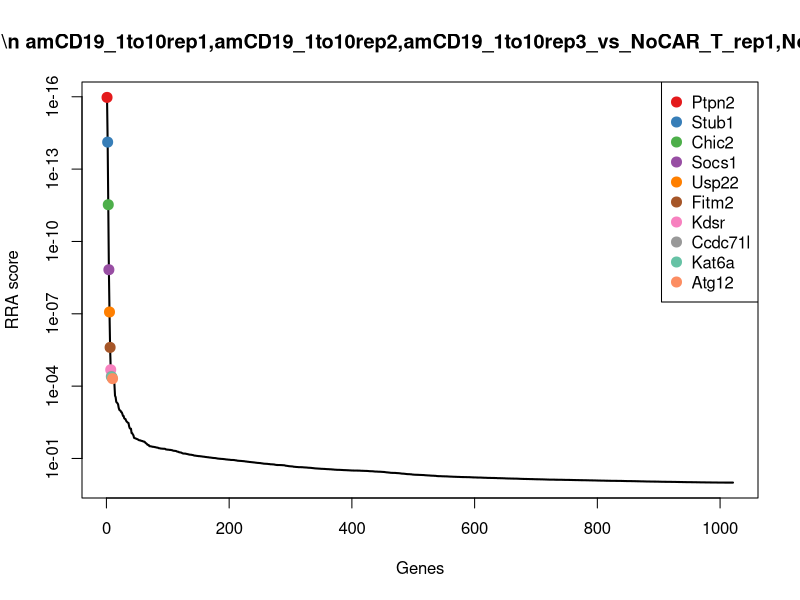
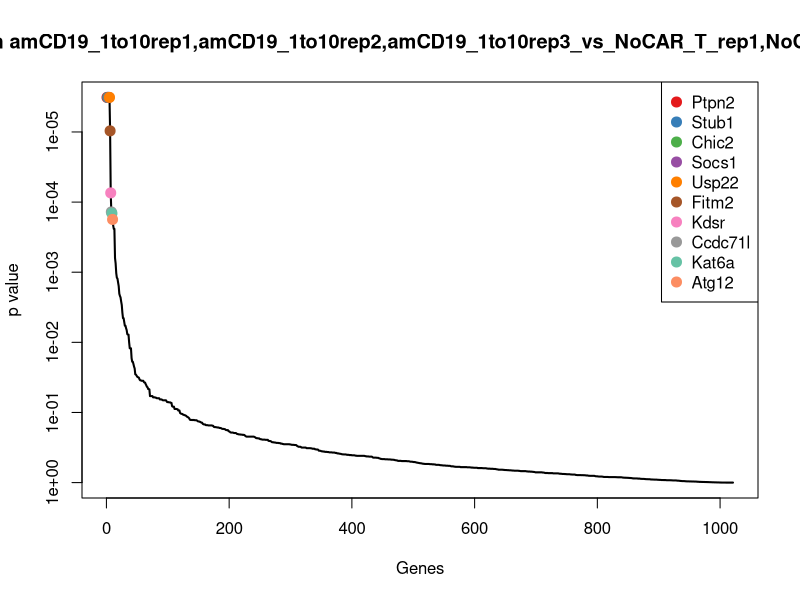
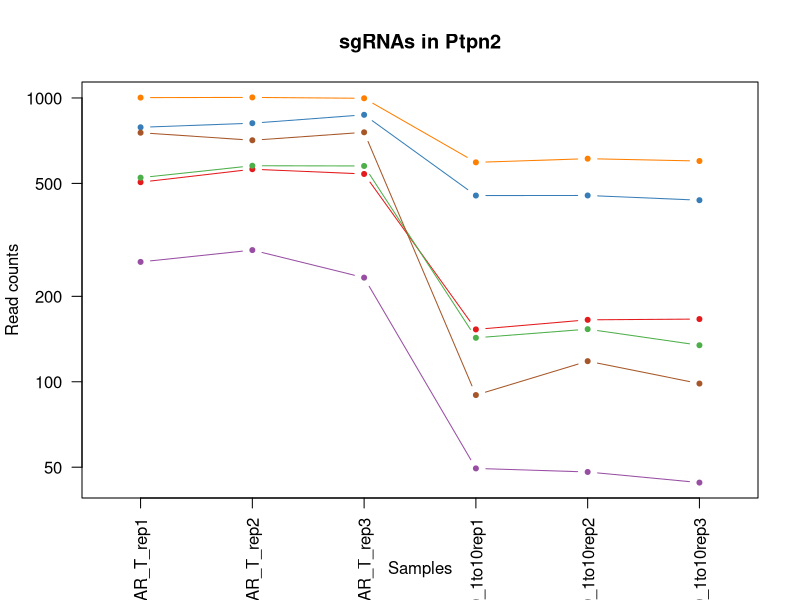
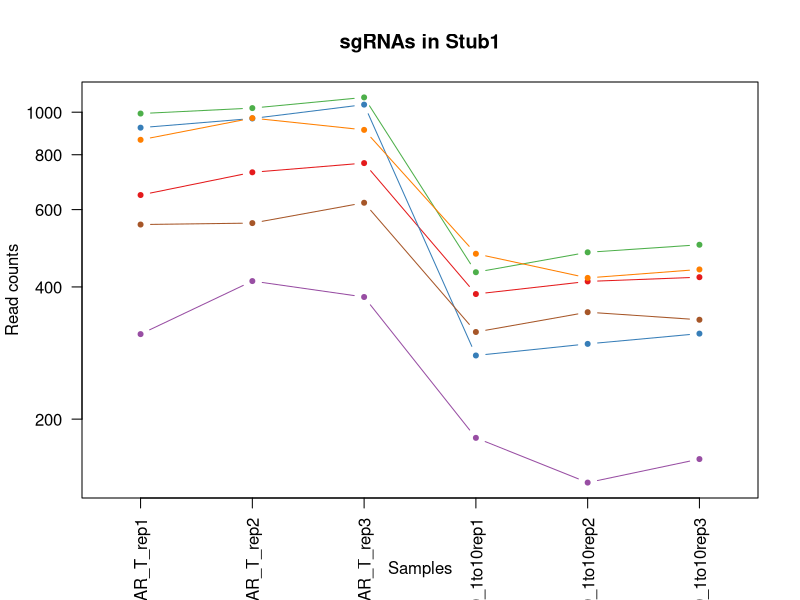
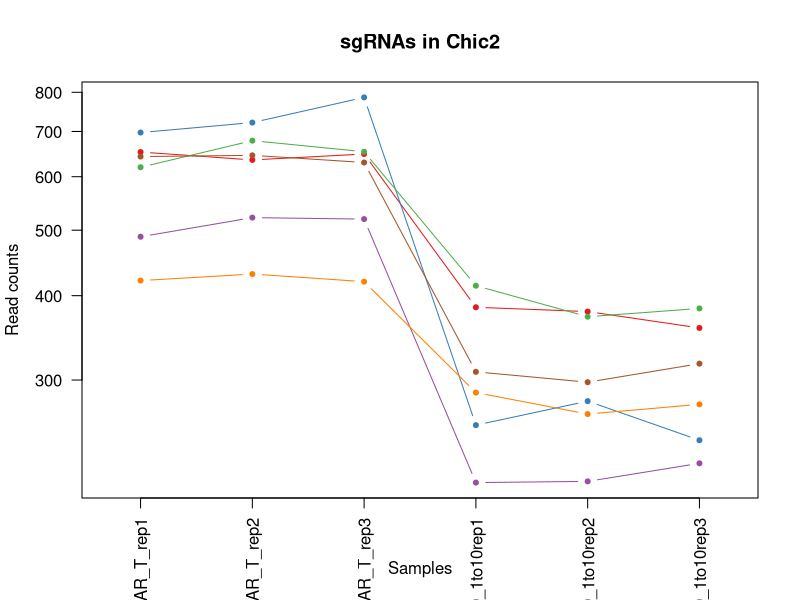
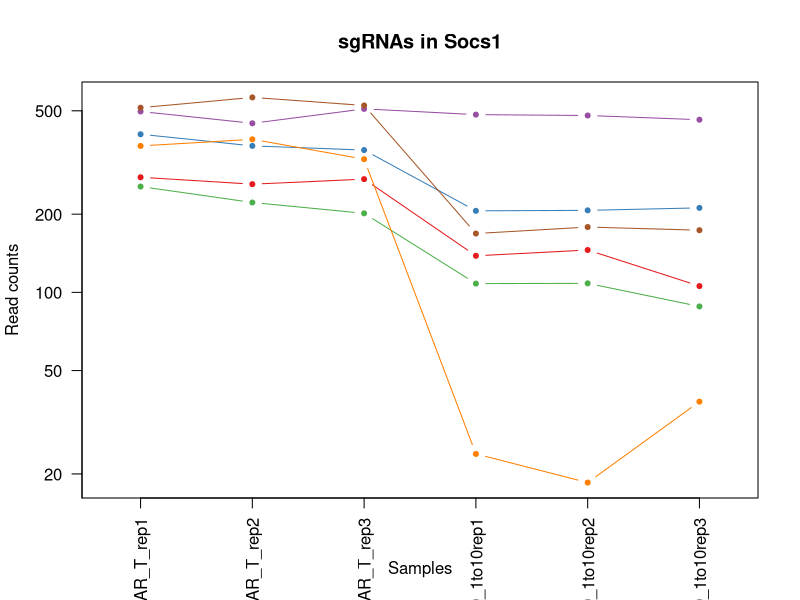
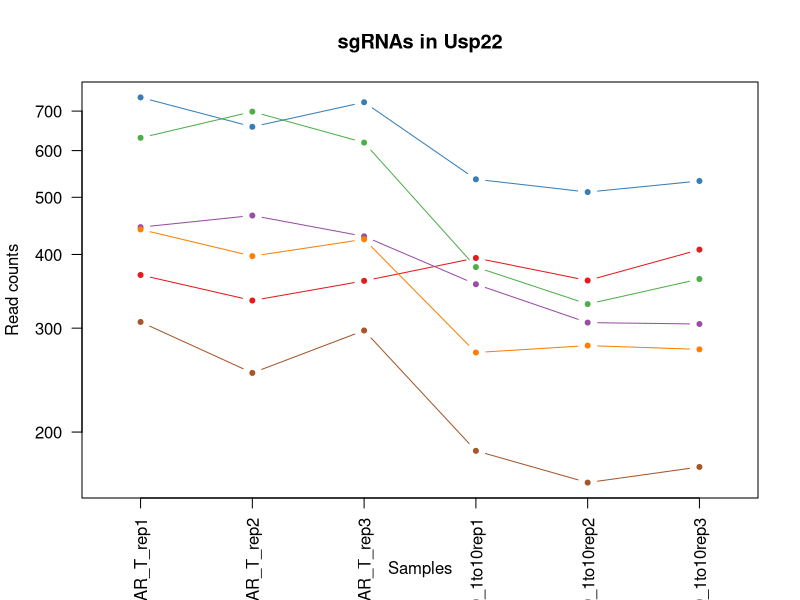
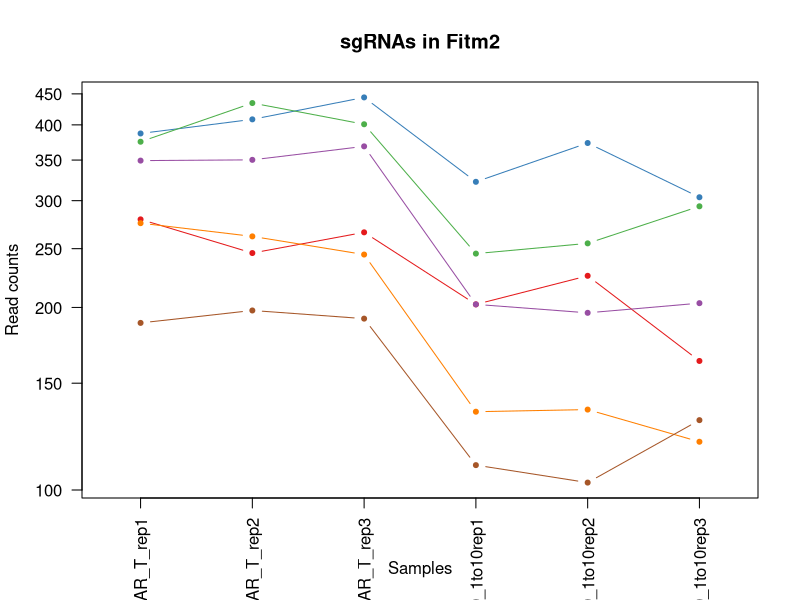

Write R code to recreate these figures, in order. (Note: this script raises an error after producing the figures.)
pdf(file='cd19_1to10_v_NOCAR_T.pdf',width=4.5,height=4.5);
gstable=read.table('cd19_1to10_v_NOCAR_T.gene_summary.txt',header=T)
# 
#
# parameters
# Do not modify the variables beginning with "__"

# gstablename='__GENE_SUMMARY_FILE__'
startindex=3
# outputfile='__OUTPUT_FILE__'
targetgenelist=c("Ptpn2","Stub1","Chic2","Socs1","Usp22","Fitm2","Kdsr","Ccdc71l","Kat6a","Atg12")
# samplelabel=sub('.\\w+.\\w+$','',colnames(gstable)[startindex]);
samplelabel='amCD19_1to10rep1,amCD19_1to10rep2,amCD19_1to10rep3_vs_NoCAR_T_rep1,NoCAR_T_rep2,NoCAR_T_rep3 neg.'


# You need to write some codes in front of this code:
# gstable=read.table(gstablename,header=T)
# pdf(file=outputfile,width=6,height=6)


# set up color using RColorBrewer
#library(RColorBrewer)
#colors <- brewer.pal(length(targetgenelist), "Set1")

colors=c( "#E41A1C", "#377EB8", "#4DAF4A", "#984EA3", "#FF7F00",  "#A65628", "#F781BF",
          "#999999", "#66C2A5", "#FC8D62", "#8DA0CB", "#E78AC3", "#A6D854", "#FFD92F", "#E5C494", "#B3B3B3", 
          "#8DD3C7", "#FFFFB3", "#BEBADA", "#FB8072", "#80B1D3", "#FDB462", "#B3DE69", "#FCCDE5",
          "#D9D9D9", "#BC80BD", "#CCEBC5", "#FFED6F")

######
# function definition

plotrankedvalues<-function(val, tglist, ...){
  
  plot(val,log='y',ylim=c(max(val),min(val)),type='l',lwd=2, ...)
  if(length(tglist)>0){
    for(i in 1:length(tglist)){
      targetgene=tglist[i];
      tx=which(names(val)==targetgene);ty=val[targetgene];
      points(tx,ty,col=colors[(i %% length(colors)) ],cex=2,pch=20)
      # text(tx+50,ty,targetgene,col=colors[i])
    }
    legend('topright',tglist,pch=20,pt.cex = 2,cex=1,col=colors)
  }
}



plotrandvalues<-function(val,targetgenelist, ...){
  # choose the one with the best distance distribution
  
  mindiffvalue=0;
  randval=val;
  for(i in 1:20){
    randval0=sample(val)
    vindex=sort(which(names(randval0) %in% targetgenelist))
    if(max(vindex)>0.9*length(val)){
      # print('pass...')
      next;
    }
    mindiffind=min(diff(vindex));
    if (mindiffind > mindiffvalue){
      mindiffvalue=mindiffind;
      randval=randval0;
      # print(paste('Diff: ',mindiffvalue))
    }
  }
  plot(randval,log='y',ylim=c(max(randval),min(randval)),pch=20,col='grey', ...)
  
  if(length(targetgenelist)>0){
    for(i in 1:length(targetgenelist)){
      targetgene=targetgenelist[i];
      tx=which(names(randval)==targetgene);ty=randval[targetgene];
      points(tx,ty,col=colors[(i %% length(colors)) ],cex=2,pch=20)
      text(tx+50,ty,targetgene,col=colors[i])
    }
  }
  
}




# set.seed(1235)



pvec=gstable[,startindex]
names(pvec)=gstable[,'id']
pvec=sort(pvec);

plotrankedvalues(pvec,targetgenelist,xlab='Genes',ylab='RRA score',main=paste('Distribution of RRA scores in \\n',samplelabel))

# plotrandvalues(pvec,targetgenelist,xlab='Genes',ylab='RRA score',main=paste('Distribution of RRA scores in \\n',samplelabel))


pvec=gstable[,startindex+1]
names(pvec)=gstable[,'id']
pvec=sort(pvec);

plotrankedvalues(pvec,targetgenelist,xlab='Genes',ylab='p value',main=paste('Distribution of p values in \\n',samplelabel))

# plotrandvalues(pvec,targetgenelist,xlab='Genes',ylab='p value',main=paste('Distribution of p values in \\n',samplelabel))



# you need to write after this code:
# dev.off()






# parameters
# Do not modify the variables beginning with "__"
targetmat=list(c(503.92274697945,560.0262738875184,538.8022285242245,151.9240345966206,164.2878853338961,165.31164347678344),c(787.3169254787842,813.9449966358018,871.2754729856334,452.11128367909987,452.3393109526606,435.3548871686719),c(522.8822166677857,576.0843749308881,574.9831404214955,141.85677929202527,152.24010707607707,133.48145125454565),c(263.4368419852966,290.04945009586527,231.75340863927622,48.50586646759574,47.09586046238355,43.1247765591609),c(1001.8582930046887,1003.6313152106064,996.4418709005167,592.1376529157442,610.0556808732008,598.6129698569239),c(753.3894534049202,708.5637085386882,755.8876999078503,88.7748876859771,117.19202487151256,97.54413745524488))
targetgene="Ptpn2"
collabel=c("NoCAR_T_rep1","NoCAR_T_rep2","NoCAR_T_rep3","amCD19_1to10rep1","amCD19_1to10rep2","amCD19_1to10rep3")

# set up color using RColorBrewer
#library(RColorBrewer)
#colors <- brewer.pal(length(targetgenelist), "Set1")

colors=c( "#E41A1C", "#377EB8", "#4DAF4A", "#984EA3", "#FF7F00",  "#A65628", "#F781BF",
          "#999999", "#66C2A5", "#FC8D62", "#8DA0CB", "#E78AC3", "#A6D854", "#FFD92F", "#E5C494", "#B3B3B3", 
          "#8DD3C7", "#FFFFB3", "#BEBADA", "#FB8072", "#80B1D3", "#FDB462", "#B3DE69", "#FCCDE5",
          "#D9D9D9", "#BC80BD", "#CCEBC5", "#FFED6F")


## code

targetmatvec=unlist(targetmat)+1
yrange=range(targetmatvec[targetmatvec>0]);
# yrange[1]=1; # set the minimum value to 1
for(i in 1:length(targetmat)){
  vali=targetmat[[i]]+1;
  if(i==1){
    plot(1:length(vali),vali,type='b',las=1,pch=20,main=paste('sgRNAs in',targetgene),ylab='Read counts',xlab='Samples',xlim=c(0.7,length(vali)+0.3),ylim = yrange,col=colors[(i %% length(colors))],xaxt='n',log='y')
    axis(1,at=1:length(vali),labels=(collabel),las=2)
    # lines(0:100,rep(1,101),col='black');
  }else{
    lines(1:length(vali),vali,type='b',pch=20,col=colors[(i %% length(colors))])
  }
}




# parameters
# Do not modify the variables beginning with "__"
targetmat=list(c(646.617703054819,728.6363348429003,764.6884622612405,384.38611163000394,410.7197133347403,419.9531812546859),c(921.0310801228363,966.496956547814,1039.467820183758,278.22232841790765,295.71819360101296,312.1412398567836),c(991.8796247476698,1020.6930475691868,1079.560182015869,431.0615680422187,478.62537260608394,497.9884912188818),c(311.3344496189869,411.48883923634867,378.43278119578014,180.29539045502565,142.3828339560433,161.2045218997205),c(864.152671057829,968.5042191782352,910.3899723340345,474.991409371362,418.38648131698875,437.4084479572034),c(553.8160882645441,558.0190112570972,620.9426771558667,314.830529525527,349.3855694767524,335.75718892489556))
targetgene="Stub1"
collabel=c("NoCAR_T_rep1","NoCAR_T_rep2","NoCAR_T_rep3","amCD19_1to10rep1","amCD19_1to10rep2","amCD19_1to10rep3")

# set up color using RColorBrewer
#library(RColorBrewer)
#colors <- brewer.pal(length(targetgenelist), "Set1")

colors=c( "#E41A1C", "#377EB8", "#4DAF4A", "#984EA3", "#FF7F00",  "#A65628", "#F781BF",
          "#999999", "#66C2A5", "#FC8D62", "#8DA0CB", "#E78AC3", "#A6D854", "#FFD92F", "#E5C494", "#B3B3B3", 
          "#8DD3C7", "#FFFFB3", "#BEBADA", "#FB8072", "#80B1D3", "#FDB462", "#B3DE69", "#FCCDE5",
          "#D9D9D9", "#BC80BD", "#CCEBC5", "#FFED6F")


## code

targetmatvec=unlist(targetmat)+1
yrange=range(targetmatvec[targetmatvec>0]);
# yrange[1]=1; # set the minimum value to 1
for(i in 1:length(targetmat)){
  vali=targetmat[[i]]+1;
  if(i==1){
    plot(1:length(vali),vali,type='b',las=1,pch=20,main=paste('sgRNAs in',targetgene),ylab='Read counts',xlab='Samples',xlim=c(0.7,length(vali)+0.3),ylim = yrange,col=colors[(i %% length(colors))],xaxt='n',log='y')
    axis(1,at=1:length(vali),labels=(collabel),las=2)
    # lines(0:100,rep(1,101),col='black');
  }else{
    lines(1:length(vali),vali,type='b',pch=20,col=colors[(i %% length(colors))])
  }
}




# parameters
# Do not modify the variables beginning with "__"
targetmat=list(c(651.6070371833283,634.2949912131032,647.3449642160374,383.47090660231345,377.86213626796103,357.319577204476),c(696.511044339913,720.6072843212154,785.2235744191511,256.257407753336,278.1941524987307,243.34695344097935),c(618.6774319351663,677.4511377671594,652.2342766345876,412.757467488409,371.2906208546052,381.96230666685364),c(487.95687776821984,520.8846525943047,518.2671163663139,210.4971563688117,211.38374579627964,224.8649063441961),c(420.10193362049193,429.55420291013957,418.52514302789126,286.459173667122,266.14637424091165,275.1771456632172),c(641.6283689263096,644.3313043652093,628.7655770255469,307.50888930400316,296.8134461699056,316.2483614338466))
targetgene="Chic2"
collabel=c("NoCAR_T_rep1","NoCAR_T_rep2","NoCAR_T_rep3","amCD19_1to10rep1","amCD19_1to10rep2","amCD19_1to10rep3")

# set up color using RColorBrewer
#library(RColorBrewer)
#colors <- brewer.pal(length(targetgenelist), "Set1")

colors=c( "#E41A1C", "#377EB8", "#4DAF4A", "#984EA3", "#FF7F00",  "#A65628", "#F781BF",
          "#999999", "#66C2A5", "#FC8D62", "#8DA0CB", "#E78AC3", "#A6D854", "#FFD92F", "#E5C494", "#B3B3B3", 
          "#8DD3C7", "#FFFFB3", "#BEBADA", "#FB8072", "#80B1D3", "#FDB462", "#B3DE69", "#FCCDE5",
          "#D9D9D9", "#BC80BD", "#CCEBC5", "#FFED6F")


## code

targetmatvec=unlist(targetmat)+1
yrange=range(targetmatvec[targetmatvec>0]);
# yrange[1]=1; # set the minimum value to 1
for(i in 1:length(targetmat)){
  vali=targetmat[[i]]+1;
  if(i==1){
    plot(1:length(vali),vali,type='b',las=1,pch=20,main=paste('sgRNAs in',targetgene),ylab='Read counts',xlab='Samples',xlim=c(0.7,length(vali)+0.3),ylim = yrange,col=colors[(i %% length(colors))],xaxt='n',log='y')
    axis(1,at=1:length(vali),labels=(collabel),las=2)
    # lines(0:100,rep(1,101),col='black');
  }else{
    lines(1:length(vali),vali,type='b',pch=20,col=colors[(i %% length(colors))])
  }
}




# parameters
# Do not modify the variables beginning with "__"
targetmat=list(c(276.40911071942105,259.9405106395471,271.8457704713873,137.28075415357284,144.57333909382857,104.73160021510503),c(405.1339312349637,365.32179873666075,352.03049413560944,205.00592620266877,205.90748295181643,210.4899808244758),c(254.45604055397968,220.79888934633343,200.4618091605554,107.07898823978682,107.33475175147879,87.27633351258753),c(495.9398123738349,446.61593526871985,507.5106290455036,482.31304959288593,478.62537260608394,461.0243970253153),c(365.21925820688847,387.4016876712941,324.6503445917287,22.88012569226214,17.52404110228225,36.96409419356648),c(512.9035484107669,562.0335365179396,523.156428784864,167.48252006735888,177.43091616060778,172.4991062366436))
targetgene="Socs1"
collabel=c("NoCAR_T_rep1","NoCAR_T_rep2","NoCAR_T_rep3","amCD19_1to10rep1","amCD19_1to10rep2","amCD19_1to10rep3")

# set up color using RColorBrewer
#library(RColorBrewer)
#colors <- brewer.pal(length(targetgenelist), "Set1")

colors=c( "#E41A1C", "#377EB8", "#4DAF4A", "#984EA3", "#FF7F00",  "#A65628", "#F781BF",
          "#999999", "#66C2A5", "#FC8D62", "#8DA0CB", "#E78AC3", "#A6D854", "#FFD92F", "#E5C494", "#B3B3B3", 
          "#8DD3C7", "#FFFFB3", "#BEBADA", "#FB8072", "#80B1D3", "#FDB462", "#B3DE69", "#FCCDE5",
          "#D9D9D9", "#BC80BD", "#CCEBC5", "#FFED6F")


## code

targetmatvec=unlist(targetmat)+1
yrange=range(targetmatvec[targetmatvec>0]);
# yrange[1]=1; # set the minimum value to 1
for(i in 1:length(targetmat)){
  vali=targetmat[[i]]+1;
  if(i==1){
    plot(1:length(vali),vali,type='b',las=1,pch=20,main=paste('sgRNAs in',targetgene),ylab='Read counts',xlab='Samples',xlim=c(0.7,length(vali)+0.3),ylim = yrange,col=colors[(i %% length(colors))],xaxt='n',log='y')
    axis(1,at=1:length(vali),labels=(collabel),las=2)
    # lines(0:100,rep(1,101),col='black');
  }else{
    lines(1:length(vali),vali,type='b',pch=20,col=colors[(i %% length(colors))])
  }
}




# parameters
# Do not modify the variables beginning with "__"
targetmat=list(c(368.2128586839941,333.20559664992135,359.85339400528966,393.53816190690884,360.3380951656788,406.60503612923134),c(737.4235841936902,657.3785114629472,723.6182379454194,535.3949411989341,509.2924445350779,531.8722442296511),c(629.653967017887,697.5237640713715,618.0090897047367,379.81008649155154,328.5757706677922,362.45347917580466),c(444.0507374373371,464.6812989425108,428.3037678649915,355.0995507439084,305.5754667210467,303.92699670265773),c(440.0592701345296,396.43436950818955,423.41445544644137,271.8158932240742,279.28940506762336,275.1771456632172),c(306.3451154904775,250.9078288026516,296.29233256413795,184.8714155934781,163.19263276500345,173.52588663090933))
targetgene="Usp22"
collabel=c("NoCAR_T_rep1","NoCAR_T_rep2","NoCAR_T_rep3","amCD19_1to10rep1","amCD19_1to10rep2","amCD19_1to10rep3")

# set up color using RColorBrewer
#library(RColorBrewer)
#colors <- brewer.pal(length(targetgenelist), "Set1")

colors=c( "#E41A1C", "#377EB8", "#4DAF4A", "#984EA3", "#FF7F00",  "#A65628", "#F781BF",
          "#999999", "#66C2A5", "#FC8D62", "#8DA0CB", "#E78AC3", "#A6D854", "#FFD92F", "#E5C494", "#B3B3B3", 
          "#8DD3C7", "#FFFFB3", "#BEBADA", "#FB8072", "#80B1D3", "#FDB462", "#B3DE69", "#FCCDE5",
          "#D9D9D9", "#BC80BD", "#CCEBC5", "#FFED6F")


## code

targetmatvec=unlist(targetmat)+1
yrange=range(targetmatvec[targetmatvec>0]);
# yrange[1]=1; # set the minimum value to 1
for(i in 1:length(targetmat)){
  vali=targetmat[[i]]+1;
  if(i==1){
    plot(1:length(vali),vali,type='b',las=1,pch=20,main=paste('sgRNAs in',targetgene),ylab='Read counts',xlab='Samples',xlim=c(0.7,length(vali)+0.3),ylim = yrange,col=colors[(i %% length(colors))],xaxt='n',log='y')
    axis(1,at=1:length(vali),labels=(collabel),las=2)
    # lines(0:100,rep(1,101),col='black');
  }else{
    lines(1:length(vali),vali,type='b',pch=20,col=colors[(i %% length(colors))])
  }
}




# parameters
# Do not modify the variables beginning with "__"
targetmat=list(c(278.40484437082483,244.88604091138797,265.0007330854171,201.34510609190684,224.52677662299135,162.23130229398623),c(386.174461546628,407.4743139755062,442.9717051206419,321.23696471936046,372.3858734234978,302.90021630839203),c(374.2000596382054,433.568728170982,399.9457558374007,244.35974239335965,254.09859598309262,292.63241236573464),c(348.2555221699565,349.263697693291,367.6762938749699,201.34510609190684,194.95495726289005,202.2757376703499),c(274.4133770680173,260.9441419547577,243.48775844379654,133.6199340428109,134.7160659737948,119.10652573482534),c(187.59896323195366,196.71173778127886,190.68318432345512,108.90939829516779,101.85848890701558,129.37432967748268))
targetgene="Fitm2"
collabel=c("NoCAR_T_rep1","NoCAR_T_rep2","NoCAR_T_rep3","amCD19_1to10rep1","amCD19_1to10rep2","amCD19_1to10rep3")

# set up color using RColorBrewer
#library(RColorBrewer)
#colors <- brewer.pal(length(targetgenelist), "Set1")

colors=c( "#E41A1C", "#377EB8", "#4DAF4A", "#984EA3", "#FF7F00",  "#A65628", "#F781BF",
          "#999999", "#66C2A5", "#FC8D62", "#8DA0CB", "#E78AC3", "#A6D854", "#FFD92F", "#E5C494", "#B3B3B3", 
          "#8DD3C7", "#FFFFB3", "#BEBADA", "#FB8072", "#80B1D3", "#FDB462", "#B3DE69", "#FCCDE5",
          "#D9D9D9", "#BC80BD", "#CCEBC5", "#FFED6F")


## code

targetmatvec=unlist(targetmat)+1
yrange=range(targetmatvec[targetmatvec>0]);
# yrange[1]=1; # set the minimum value to 1
for(i in 1:length(targetmat)){
  vali=targetmat[[i]]+1;
  if(i==1){
    plot(1:length(vali),vali,type='b',las=1,pch=20,main=paste('sgRNAs in',targetgene),ylab='Read counts',xlab='Samples',xlim=c(0.7,length(vali)+0.3),ylim = yrange,col=colors[(i %% length(colors))],xaxt='n',log='y')
    axis(1,at=1:length(vali),labels=(collabel),las=2)
    # lines(0:100,rep(1,101),col='black');
  }else{
    lines(1:length(vali),vali,type='b',pch=20,col=colors[(i %% length(colors))])
  }
}




# parameters
# Do not modify the variables beginning with "__"
targetmat=list(c(288.38351262784363,219.7952580311228,272.8236329550973,169.31293012273983,150.04960193829177,152.99027874559462),c(489.9526114196236,504.82655155093505,517.2892538826039,323.9825798024319,328.5757706677922,315.2215810395808),c(256.45177420538346,271.98408642207437,290.4251576618778,195.85387592576393,235.47930231191773,195.08827491048976),c(513.9014152364688,531.9245970616214,511.4220789803437,442.04402837450453,467.6728469171576,503.12239319021046),c(312.3323164446888,318.1511269217622,307.0488198849483,213.24277145188316,217.9552612096355,224.8649063441961),c(504.92061380515185,491.77934445319715,508.48849152921366,396.28377698998025,441.38678526373417,372.72128311846205))
targetgene="Kdsr"
collabel=c("NoCAR_T_rep1","NoCAR_T_rep2","NoCAR_T_rep3","amCD19_1to10rep1","amCD19_1to10rep2","amCD19_1to10rep3")

# set up color using RColorBrewer
#library(RColorBrewer)
#colors <- brewer.pal(length(targetgenelist), "Set1")

colors=c( "#E41A1C", "#377EB8", "#4DAF4A", "#984EA3", "#FF7F00",  "#A65628", "#F781BF",
          "#999999", "#66C2A5", "#FC8D62", "#8DA0CB", "#E78AC3", "#A6D854", "#FFD92F", "#E5C494", "#B3B3B3", 
          "#8DD3C7", "#FFFFB3", "#BEBADA", "#FB8072", "#80B1D3", "#FDB462", "#B3DE69", "#FCCDE5",
          "#D9D9D9", "#BC80BD", "#CCEBC5", "#FFED6F")


## code

targetmatvec=unlist(targetmat)+1
yrange=range(targetmatvec[targetmatvec>0]);
# yrange[1]=1; # set the minimum value to 1
for(i in 1:length(targetmat)){
  vali=targetmat[[i]]+1;
  if(i==1){
    plot(1:length(vali),vali,type='b',las=1,pch=20,main=paste('sgRNAs in',targetgene),ylab='Read counts',xlab='Samples',xlim=c(0.7,length(vali)+0.3),ylim = yrange,col=colors[(i %% length(colors))],xaxt='n',log='y')
    axis(1,at=1:length(vali),labels=(collabel),las=2)
    # lines(0:100,rep(1,101),col='black');
  }else{
    lines(1:length(vali),vali,type='b',pch=20,col=colors[(i %% length(colors))])
  }
}




# parameters
# Do not modify the variables beginning with "__"
targetmat=list(c(437.06566965742394,482.7466626163017,428.3037678649915,333.1346300793368,337.3377912189333,360.3999183872732),c(609.6966305038494,584.113425452573,614.0976397698965,480.48263953750495,536.6737587573939,548.3007305379028),c(796.2977269101011,806.9195774293275,729.4854128476796,587.5616277772917,658.246793904477,622.2289189250358),c(329.2960524816208,394.4271068777683,385.27781858175035,304.7632742209317,296.8134461699056,330.6232869535669),c(318.3195173989001,300.08576324797133,311.9381323034984,266.32466305793133,199.3359675384606,176.60622781370654),c(436.0678028317221,447.61956658393046,487.95337937130313,351.43873063314646,453.43456352155323,364.5070399643362))
targetgene="Ccdc71l"
collabel=c("NoCAR_T_rep1","NoCAR_T_rep2","NoCAR_T_rep3","amCD19_1to10rep1","amCD19_1to10rep2","amCD19_1to10rep3")

# set up color using RColorBrewer
#library(RColorBrewer)
#colors <- brewer.pal(length(targetgenelist), "Set1")

colors=c( "#E41A1C", "#377EB8", "#4DAF4A", "#984EA3", "#FF7F00",  "#A65628", "#F781BF",
          "#999999", "#66C2A5", "#FC8D62", "#8DA0CB", "#E78AC3", "#A6D854", "#FFD92F", "#E5C494", "#B3B3B3", 
          "#8DD3C7", "#FFFFB3", "#BEBADA", "#FB8072", "#80B1D3", "#FDB462", "#B3DE69", "#FCCDE5",
          "#D9D9D9", "#BC80BD", "#CCEBC5", "#FFED6F")


## code

targetmatvec=unlist(targetmat)+1
yrange=range(targetmatvec[targetmatvec>0]);
# yrange[1]=1; # set the minimum value to 1
for(i in 1:length(targetmat)){
  vali=targetmat[[i]]+1;
  if(i==1){
    plot(1:length(vali),vali,type='b',las=1,pch=20,main=paste('sgRNAs in',targetgene),ylab='Read counts',xlab='Samples',xlim=c(0.7,length(vali)+0.3),ylim = yrange,col=colors[(i %% length(colors))],xaxt='n',log='y')
    axis(1,at=1:length(vali),labels=(collabel),las=2)
    # lines(0:100,rep(1,101),col='black');
  }else{
    lines(1:length(vali),vali,type='b',pch=20,col=colors[(i %% length(colors))])
  }
}




# parameters
# Do not modify the variables beginning with "__"
targetmat=list(c(293.37284675635306,312.1293390304986,336.384694396249,125.38308879359653,101.85848890701558,139.64213362014004),c(355.2405899498697,384.39079372566226,369.6320188423899,344.1170904116226,357.05233745900085,307.00733788545494),c(662.583572266049,689.4947135496866,705.038850754929,448.45046356833797,419.4817338858814,461.0243970253153),c(241.48377181985524,228.82793986801826,215.1297464162058,163.82169995659692,115.00151973372726,98.57091784951062),c(161.65442576370475,182.66089936833038,213.17402144878574,120.8070636551441,113.90626716483463,145.80281598573447),c(408.12753171206936,438.586884747035,441.01598015322185,604.0353182757206,610.0556808732008,585.2648247314693))
targetgene="Kat6a"
collabel=c("NoCAR_T_rep1","NoCAR_T_rep2","NoCAR_T_rep3","amCD19_1to10rep1","amCD19_1to10rep2","amCD19_1to10rep3")

# set up color using RColorBrewer
#library(RColorBrewer)
#colors <- brewer.pal(length(targetgenelist), "Set1")

colors=c( "#E41A1C", "#377EB8", "#4DAF4A", "#984EA3", "#FF7F00",  "#A65628", "#F781BF",
          "#999999", "#66C2A5", "#FC8D62", "#8DA0CB", "#E78AC3", "#A6D854", "#FFD92F", "#E5C494", "#B3B3B3", 
          "#8DD3C7", "#FFFFB3", "#BEBADA", "#FB8072", "#80B1D3", "#FDB462", "#B3DE69", "#FCCDE5",
          "#D9D9D9", "#BC80BD", "#CCEBC5", "#FFED6F")


## code

targetmatvec=unlist(targetmat)+1
yrange=range(targetmatvec[targetmatvec>0]);
# yrange[1]=1; # set the minimum value to 1
for(i in 1:length(targetmat)){
  vali=targetmat[[i]]+1;
  if(i==1){
    plot(1:length(vali),vali,type='b',las=1,pch=20,main=paste('sgRNAs in',targetgene),ylab='Read counts',xlab='Samples',xlim=c(0.7,length(vali)+0.3),ylim = yrange,col=colors[(i %% length(colors))],xaxt='n',log='y')
    axis(1,at=1:length(vali),labels=(collabel),las=2)
    # lines(0:100,rep(1,101),col='black');
  }else{
    lines(1:length(vali),vali,type='b',pch=20,col=colors[(i %% length(colors))])
  }
}




# parameters
# Do not modify the variables beginning with "__"
targetmat=list(c(538.8480858790158,569.0589557244139,565.2045155843952,448.45046356833797,408.529208196955,426.1138636202803),c(338.2768539129377,341.2346471716062,353.9862191030295,237.95330719952625,263.9558691031264,246.42729462377656),c(495.9398123738349,516.8701273334623,497.7320042084034,365.16680604850376,334.0520335122554,324.46260458797246),c(805.2785283414181,799.8941582228533,832.1609736372324,800.8043992291749,847.7254883229039,869.682993943078),c(487.95687776821984,498.8047636596714,516.3113913988939,308.42409433169365,378.9573888368537,329.59650655930113),c(466.00380760277847,451.6340918447729,462.52895479484243,369.7428311869562,415.1007236103108,365.5338203586019))
targetgene="Atg12"
collabel=c("NoCAR_T_rep1","NoCAR_T_rep2","NoCAR_T_rep3","amCD19_1to10rep1","amCD19_1to10rep2","amCD19_1to10rep3")

# set up color using RColorBrewer
#library(RColorBrewer)
#colors <- brewer.pal(length(targetgenelist), "Set1")

colors=c( "#E41A1C", "#377EB8", "#4DAF4A", "#984EA3", "#FF7F00",  "#A65628", "#F781BF",
          "#999999", "#66C2A5", "#FC8D62", "#8DA0CB", "#E78AC3", "#A6D854", "#FFD92F", "#E5C494", "#B3B3B3", 
          "#8DD3C7", "#FFFFB3", "#BEBADA", "#FB8072", "#80B1D3", "#FDB462", "#B3DE69", "#FCCDE5",
          "#D9D9D9", "#BC80BD", "#CCEBC5", "#FFED6F")


## code

targetmatvec=unlist(targetmat)+1
yrange=range(targetmatvec[targetmatvec>0]);
# yrange[1]=1; # set the minimum value to 1
for(i in 1:length(targetmat)){
  vali=targetmat[[i]]+1;
  if(i==1){
    plot(1:length(vali),vali,type='b',las=1,pch=20,main=paste('sgRNAs in',targetgene),ylab='Read counts',xlab='Samples',xlim=c(0.7,length(vali)+0.3),ylim = yrange,col=colors[(i %% length(colors))],xaxt='n',log='y')
    axis(1,at=1:length(vali),labels=(collabel),las=2)
    # lines(0:100,rep(1,101),col='black');
  }else{
    lines(1:length(vali),vali,type='b',pch=20,col=colors[(i %% length(colors))])
  }
}



# 
#
# parameters
# Do not modify the variables beginning with "__"

# gstablename='__GENE_SUMMARY_FILE__'
startindex=9
# outputfile='__OUTPUT_FILE__'
targetgenelist=c("Jak2","Jak1","Stat1","Tsc1","Irf1","Nprl3","Tsc2","Ifngr1","Nprl2","Cnot8")
# samplelabel=sub('.\\w+.\\w+$','',colnames(gstable)[startindex]);
samplelabel='amCD19_1to10rep1,amCD19_1to10rep2,amCD19_1to10rep3_vs_NoCAR_T_rep1,NoCAR_T_rep2,NoCAR_T_rep3 pos.'


# You need to write some codes in front of this code:
# gstable=read.table(gstablename,header=T)
# pdf(file=outputfile,width=6,height=6)


# set up color using RColorBrewer
#library(RColorBrewer)
#colors <- brewer.pal(length(targetgenelist), "Set1")

colors=c( "#E41A1C", "#377EB8", "#4DAF4A", "#984EA3", "#FF7F00",  "#A65628", "#F781BF",
          "#999999", "#66C2A5", "#FC8D62", "#8DA0CB", "#E78AC3", "#A6D854", "#FFD92F", "#E5C494", "#B3B3B3", 
          "#8DD3C7", "#FFFFB3", "#BEBADA", "#FB8072", "#80B1D3", "#FDB462", "#B3DE69", "#FCCDE5",
          "#D9D9D9", "#BC80BD", "#CCEBC5", "#FFED6F")

######
# function definition

plotrankedvalues<-function(val, tglist, ...){
  
  plot(val,log='y',ylim=c(max(val),min(val)),type='l',lwd=2, ...)
  if(length(tglist)>0){
    for(i in 1:length(tglist)){
      targetgene=tglist[i];
      tx=which(names(val)==targetgene);ty=val[targetgene];
      points(tx,ty,col=colors[(i %% length(colors)) ],cex=2,pch=20)
      # text(tx+50,ty,targetgene,col=colors[i])
    }
    legend('topright',tglist,pch=20,pt.cex = 2,cex=1,col=colors)
  }
}



plotrandvalues<-function(val,targetgenelist, ...){
  # choose the one with the best distance distribution
  
  mindiffvalue=0;
  randval=val;
  for(i in 1:20){
    randval0=sample(val)
    vindex=sort(which(names(randval0) %in% targetgenelist))
    if(max(vindex)>0.9*length(val)){
      # print('pass...')
      next;
    }
    mindiffind=min(diff(vindex));
    if (mindiffind > mindiffvalue){
      mindiffvalue=mindiffind;
      randval=randval0;
      # print(paste('Diff: ',mindiffvalue))
    }
  }
  plot(randval,log='y',ylim=c(max(randval),min(randval)),pch=20,col='grey', ...)
  
  if(length(targetgenelist)>0){
    for(i in 1:length(targetgenelist)){
      targetgene=targetgenelist[i];
      tx=which(names(randval)==targetgene);ty=randval[targetgene];
      points(tx,ty,col=colors[(i %% length(colors)) ],cex=2,pch=20)
      text(tx+50,ty,targetgene,col=colors[i])
    }
  }
  
}




# set.seed(1235)



pvec=gstable[,startindex]
names(pvec)=gstable[,'id']
pvec=sort(pvec);

plotrankedvalues(pvec,targetgenelist,xlab='Genes',ylab='RRA score',main=paste('Distribution of RRA scores in \\n',samplelabel))

# plotrandvalues(pvec,targetgenelist,xlab='Genes',ylab='RRA score',main=paste('Distribution of RRA scores in \\n',samplelabel))


pvec=gstable[,startindex+1]
names(pvec)=gstable[,'id']
pvec=sort(pvec);

plotrankedvalues(pvec,targetgenelist,xlab='Genes',ylab='p value',main=paste('Distribution of p values in \\n',samplelabel))

# plotrandvalues(pvec,targetgenelist,xlab='Genes',ylab='p value',main=paste('Distribution of p values in \\n',samplelabel))



# you need to write after this code:
# dev.off()






# parameters
# Do not modify the variables beginning with "__"
targetmat=list(c(246.47310594836463,243.88240959617735,217.08547138362584,897.8161321643664,892.6308436475022,857.3616292118893),c(514.8992820621706,495.7938697140396,481.1083419853329,1613.5064638183262,1658.212389303458,1637.7147288538483),c(454.0294056943559,456.6522484208259,433.19308028354163,1448.7695588340387,1451.2096537827488,1485.7512305025195),c(936.9969493340664,913.3044968416518,915.2792847525845,2545.1851820072407,2636.272933324586,2578.245570001262),c(401.1424639321562,409.48157660592744,430.2594928324116,1382.8747968403238,1302.2553044133497,1379.9928498931488),c(791.3083927815917,773.7997440273775,784.245711935441,2714.49811212998,2993.325270783587,2908.868856954829))
targetgene="Jak2"
collabel=c("NoCAR_T_rep1","NoCAR_T_rep2","NoCAR_T_rep3","amCD19_1to10rep1","amCD19_1to10rep2","amCD19_1to10rep3")

# set up color using RColorBrewer
#library(RColorBrewer)
#colors <- brewer.pal(length(targetgenelist), "Set1")

colors=c( "#E41A1C", "#377EB8", "#4DAF4A", "#984EA3", "#FF7F00",  "#A65628", "#F781BF",
          "#999999", "#66C2A5", "#FC8D62", "#8DA0CB", "#E78AC3", "#A6D854", "#FFD92F", "#E5C494", "#B3B3B3", 
          "#8DD3C7", "#FFFFB3", "#BEBADA", "#FB8072", "#80B1D3", "#FDB462", "#B3DE69", "#FCCDE5",
          "#D9D9D9", "#BC80BD", "#CCEBC5", "#FFED6F")


## code

targetmatvec=unlist(targetmat)+1
yrange=range(targetmatvec[targetmatvec>0]);
# yrange[1]=1; # set the minimum value to 1
for(i in 1:length(targetmat)){
  vali=targetmat[[i]]+1;
  if(i==1){
    plot(1:length(vali),vali,type='b',las=1,pch=20,main=paste('sgRNAs in',targetgene),ylab='Read counts',xlab='Samples',xlim=c(0.7,length(vali)+0.3),ylim = yrange,col=colors[(i %% length(colors))],xaxt='n',log='y')
    axis(1,at=1:length(vali),labels=(collabel),las=2)
    # lines(0:100,rep(1,101),col='black');
  }else{
    lines(1:length(vali),vali,type='b',pch=20,col=colors[(i %% length(colors))])
  }
}




# parameters
# Do not modify the variables beginning with "__"
targetmat=list(c(592.7328944669174,599.1678951807321,600.4075649979561,1996.062165392949,1928.7397738199402,1868.7403175636389),c(679.547308302981,630.2804659522609,656.1457265694277,2472.883984819692,2566.176768915457,2555.656401327416),c(649.6113035319246,566.0480617787821,599.4297025142461,1743.4655777503751,1732.6895639881575,1638.741509248114),c(371.20645916109976,384.39079372566226,397.99003086998067,1513.7491158000632,1377.8277316669419,1437.4925519720298),c(1073.7047044552241,1173.2450074811989,1084.4494944344192,2573.5565378656456,2596.843840844451,2711.727021255808),c(368.2128586839941,427.54694027971834,404.8350682559509,914.2898226627951,1044.8709507235792,993.9234216492321))
targetgene="Jak1"
collabel=c("NoCAR_T_rep1","NoCAR_T_rep2","NoCAR_T_rep3","amCD19_1to10rep1","amCD19_1to10rep2","amCD19_1to10rep3")

# set up color using RColorBrewer
#library(RColorBrewer)
#colors <- brewer.pal(length(targetgenelist), "Set1")

colors=c( "#E41A1C", "#377EB8", "#4DAF4A", "#984EA3", "#FF7F00",  "#A65628", "#F781BF",
          "#999999", "#66C2A5", "#FC8D62", "#8DA0CB", "#E78AC3", "#A6D854", "#FFD92F", "#E5C494", "#B3B3B3", 
          "#8DD3C7", "#FFFFB3", "#BEBADA", "#FB8072", "#80B1D3", "#FDB462", "#B3DE69", "#FCCDE5",
          "#D9D9D9", "#BC80BD", "#CCEBC5", "#FFED6F")


## code

targetmatvec=unlist(targetmat)+1
yrange=range(targetmatvec[targetmatvec>0]);
# yrange[1]=1; # set the minimum value to 1
for(i in 1:length(targetmat)){
  vali=targetmat[[i]]+1;
  if(i==1){
    plot(1:length(vali),vali,type='b',las=1,pch=20,main=paste('sgRNAs in',targetgene),ylab='Read counts',xlab='Samples',xlim=c(0.7,length(vali)+0.3),ylim = yrange,col=colors[(i %% length(colors))],xaxt='n',log='y')
    axis(1,at=1:length(vali),labels=(collabel),las=2)
    # lines(0:100,rep(1,101),col='black');
  }else{
    lines(1:length(vali),vali,type='b',pch=20,col=colors[(i %% length(colors))])
  }
}




# parameters
# Do not modify the variables beginning with "__"
targetmat=list(c(674.5579741744716,653.3639862021048,692.3266384666986,1740.7199626673037,1803.880980966179,1711.6429172409812),c(719.4619813310563,717.5963903755836,670.813663825078,2260.5564183954993,2332.8879717413247,2299.9880831552478),c(540.8438195304195,518.8773899638835,517.2892538826039,866.6991612228899,856.487508874045,844.0134840864347),c(564.7926233472647,628.2732033218397,543.6915409427746,1947.5562989253533,1855.3578517041333,1841.017246918464),c(446.0464710887409,443.6050413230881,480.1304795016229,1380.1291817572524,1394.2565202003316,1445.7067951261558),c(473.98674220839354,482.7466626163017,552.4923032961649,770.6026333153889,769.9625559315264,801.9154879215396))
targetgene="Stat1"
collabel=c("NoCAR_T_rep1","NoCAR_T_rep2","NoCAR_T_rep3","amCD19_1to10rep1","amCD19_1to10rep2","amCD19_1to10rep3")

# set up color using RColorBrewer
#library(RColorBrewer)
#colors <- brewer.pal(length(targetgenelist), "Set1")

colors=c( "#E41A1C", "#377EB8", "#4DAF4A", "#984EA3", "#FF7F00",  "#A65628", "#F781BF",
          "#999999", "#66C2A5", "#FC8D62", "#8DA0CB", "#E78AC3", "#A6D854", "#FFD92F", "#E5C494", "#B3B3B3", 
          "#8DD3C7", "#FFFFB3", "#BEBADA", "#FB8072", "#80B1D3", "#FDB462", "#B3DE69", "#FCCDE5",
          "#D9D9D9", "#BC80BD", "#CCEBC5", "#FFED6F")


## code

targetmatvec=unlist(targetmat)+1
yrange=range(targetmatvec[targetmatvec>0]);
# yrange[1]=1; # set the minimum value to 1
for(i in 1:length(targetmat)){
  vali=targetmat[[i]]+1;
  if(i==1){
    plot(1:length(vali),vali,type='b',las=1,pch=20,main=paste('sgRNAs in',targetgene),ylab='Read counts',xlab='Samples',xlim=c(0.7,length(vali)+0.3),ylim = yrange,col=colors[(i %% length(colors))],xaxt='n',log='y')
    axis(1,at=1:length(vali),labels=(collabel),las=2)
    # lines(0:100,rep(1,101),col='black');
  }else{
    lines(1:length(vali),vali,type='b',pch=20,col=colors[(i %% length(colors))])
  }
}




# parameters
# Do not modify the variables beginning with "__"
targetmat=list(c(742.4129183221995,669.4220872454745,729.4854128476796,990.2518399611055,1081.0142854970363,1061.6909276707706),c(928.0161479027495,1013.6676283627125,1012.0876706398772,1620.8281040398501,1531.1630913119116,1530.929567850212),c(739.4193178450939,738.6726479950064,770.5556371635007,1244.6788376590605,1315.3983352400614,1404.6355793555263),c(542.8395531818234,593.1461072894684,564.2266531006851,1097.3308282008923,1135.7769139416685,1236.2435946959456),c(736.4257173679882,659.3857740933685,753.9319749404302,1183.3601008037979,1239.8259079864692,1171.5564298572044),c(400.14459710645434,437.5832534318244,412.6579681256311,787.0763238138177,734.9144737269619,678.7018406096513))
targetgene="Tsc1"
collabel=c("NoCAR_T_rep1","NoCAR_T_rep2","NoCAR_T_rep3","amCD19_1to10rep1","amCD19_1to10rep2","amCD19_1to10rep3")

# set up color using RColorBrewer
#library(RColorBrewer)
#colors <- brewer.pal(length(targetgenelist), "Set1")

colors=c( "#E41A1C", "#377EB8", "#4DAF4A", "#984EA3", "#FF7F00",  "#A65628", "#F781BF",
          "#999999", "#66C2A5", "#FC8D62", "#8DA0CB", "#E78AC3", "#A6D854", "#FFD92F", "#E5C494", "#B3B3B3", 
          "#8DD3C7", "#FFFFB3", "#BEBADA", "#FB8072", "#80B1D3", "#FDB462", "#B3DE69", "#FCCDE5",
          "#D9D9D9", "#BC80BD", "#CCEBC5", "#FFED6F")


## code

targetmatvec=unlist(targetmat)+1
yrange=range(targetmatvec[targetmatvec>0]);
# yrange[1]=1; # set the minimum value to 1
for(i in 1:length(targetmat)){
  vali=targetmat[[i]]+1;
  if(i==1){
    plot(1:length(vali),vali,type='b',las=1,pch=20,main=paste('sgRNAs in',targetgene),ylab='Read counts',xlab='Samples',xlim=c(0.7,length(vali)+0.3),ylim = yrange,col=colors[(i %% length(colors))],xaxt='n',log='y')
    axis(1,at=1:length(vali),labels=(collabel),las=2)
    # lines(0:100,rep(1,101),col='black');
  }else{
    lines(1:length(vali),vali,type='b',pch=20,col=colors[(i %% length(colors))])
  }
}




# parameters
# Do not modify the variables beginning with "__"
targetmat=list(c(611.6923641552531,604.1860517567851,573.0274154540754,1459.7520191663245,1366.8752059780156,1422.0908460580438),c(847.188935020897,837.0285168856458,828.2495237023923,1685.8076610058745,1634.11683278782,1668.5181406818203),c(563.7947565215628,652.3603548868942,565.2045155843952,1303.2519594312514,1408.494803595936,1351.242998853708),c(614.6859646323587,612.2151022784699,637.5663393789371,1579.643877793778,1467.6384423161385,1468.295963800002),c(795.2998600843993,767.777956136114,819.448761349002,843.8190355306277,947.3934720921342,884.0579194627984),c(568.7840906500722,673.4366125063169,641.4777893137772,1321.5560599850612,1302.2553044133497,1478.5637677426594))
targetgene="Irf1"
collabel=c("NoCAR_T_rep1","NoCAR_T_rep2","NoCAR_T_rep3","amCD19_1to10rep1","amCD19_1to10rep2","amCD19_1to10rep3")

# set up color using RColorBrewer
#library(RColorBrewer)
#colors <- brewer.pal(length(targetgenelist), "Set1")

colors=c( "#E41A1C", "#377EB8", "#4DAF4A", "#984EA3", "#FF7F00",  "#A65628", "#F781BF",
          "#999999", "#66C2A5", "#FC8D62", "#8DA0CB", "#E78AC3", "#A6D854", "#FFD92F", "#E5C494", "#B3B3B3", 
          "#8DD3C7", "#FFFFB3", "#BEBADA", "#FB8072", "#80B1D3", "#FDB462", "#B3DE69", "#FCCDE5",
          "#D9D9D9", "#BC80BD", "#CCEBC5", "#FFED6F")


## code

targetmatvec=unlist(targetmat)+1
yrange=range(targetmatvec[targetmatvec>0]);
# yrange[1]=1; # set the minimum value to 1
for(i in 1:length(targetmat)){
  vali=targetmat[[i]]+1;
  if(i==1){
    plot(1:length(vali),vali,type='b',las=1,pch=20,main=paste('sgRNAs in',targetgene),ylab='Read counts',xlab='Samples',xlim=c(0.7,length(vali)+0.3),ylim = yrange,col=colors[(i %% length(colors))],xaxt='n',log='y')
    axis(1,at=1:length(vali),labels=(collabel),las=2)
    # lines(0:100,rep(1,101),col='black');
  }else{
    lines(1:length(vali),vali,type='b',pch=20,col=colors[(i %% length(colors))])
  }
}




# parameters
# Do not modify the variables beginning with "__"
targetmat=list(c(1253.3207330815626,1367.9494826320565,1305.446415752885,1875.255101737805,1990.0739176779282,1784.5443252338484),c(876.1270729662516,960.4751686565504,922.1243221385548,1335.2841354004186,1407.3995510270433,1394.367775412869),c(1146.5489827314614,1151.1651185465655,1229.173142023503,2167.20550557107,2132.456751633971,2084.364200359443),c(1232.3655297418231,1289.6662400456294,1177.3464303868716,1540.2900616030872,1565.1159209475836,1516.5546423304916),c(1365.0818175601735,1243.4991995459413,1256.5532915673837,1745.295987805756,1846.595831152992,1831.7762233700723),c(1001.8582930046887,944.4170676131806,1014.0433956072973,1297.7607292651087,1317.5888403778467,1278.3415908608408))
targetgene="Nprl3"
collabel=c("NoCAR_T_rep1","NoCAR_T_rep2","NoCAR_T_rep3","amCD19_1to10rep1","amCD19_1to10rep2","amCD19_1to10rep3")

# set up color using RColorBrewer
#library(RColorBrewer)
#colors <- brewer.pal(length(targetgenelist), "Set1")

colors=c( "#E41A1C", "#377EB8", "#4DAF4A", "#984EA3", "#FF7F00",  "#A65628", "#F781BF",
          "#999999", "#66C2A5", "#FC8D62", "#8DA0CB", "#E78AC3", "#A6D854", "#FFD92F", "#E5C494", "#B3B3B3", 
          "#8DD3C7", "#FFFFB3", "#BEBADA", "#FB8072", "#80B1D3", "#FDB462", "#B3DE69", "#FCCDE5",
          "#D9D9D9", "#BC80BD", "#CCEBC5", "#FFED6F")


## code

targetmatvec=unlist(targetmat)+1
yrange=range(targetmatvec[targetmatvec>0]);
# yrange[1]=1; # set the minimum value to 1
for(i in 1:length(targetmat)){
  vali=targetmat[[i]]+1;
  if(i==1){
    plot(1:length(vali),vali,type='b',las=1,pch=20,main=paste('sgRNAs in',targetgene),ylab='Read counts',xlab='Samples',xlim=c(0.7,length(vali)+0.3),ylim = yrange,col=colors[(i %% length(colors))],xaxt='n',log='y')
    axis(1,at=1:length(vali),labels=(collabel),las=2)
    # lines(0:100,rep(1,101),col='black');
  }else{
    lines(1:length(vali),vali,type='b',pch=20,col=colors[(i %% length(colors))])
  }
}




# parameters
# Do not modify the variables beginning with "__"
targetmat=list(c(695.5131775142112,605.1896830719957,620.9426771558667,1051.570576816368,1033.9184250346527,1074.0122924019595),c(940.9884166368739,886.2064513309655,971.0174463240561,1457.9216091109436,1365.779953409123,1370.751826344757),c(1095.6577746206656,1322.7860734475794,1162.6784931312213,2460.0711144320253,2615.463134515626,2743.5572134780455),c(381.1851274181186,384.39079372566226,372.56560629352003,458.5177188729333,463.291836641587,475.3993225450356),c(1520.7490423696668,1664.0207206191856,1590.0043985125028,2773.986438929862,2689.9403092003254,2749.7178958436402),c(959.9478863252097,1033.7402546669246,1046.312857569728,1655.6058950920885,1623.1643070988935,1674.6788230474149))
targetgene="Tsc2"
collabel=c("NoCAR_T_rep1","NoCAR_T_rep2","NoCAR_T_rep3","amCD19_1to10rep1","amCD19_1to10rep2","amCD19_1to10rep3")

# set up color using RColorBrewer
#library(RColorBrewer)
#colors <- brewer.pal(length(targetgenelist), "Set1")

colors=c( "#E41A1C", "#377EB8", "#4DAF4A", "#984EA3", "#FF7F00",  "#A65628", "#F781BF",
          "#999999", "#66C2A5", "#FC8D62", "#8DA0CB", "#E78AC3", "#A6D854", "#FFD92F", "#E5C494", "#B3B3B3", 
          "#8DD3C7", "#FFFFB3", "#BEBADA", "#FB8072", "#80B1D3", "#FDB462", "#B3DE69", "#FCCDE5",
          "#D9D9D9", "#BC80BD", "#CCEBC5", "#FFED6F")


## code

targetmatvec=unlist(targetmat)+1
yrange=range(targetmatvec[targetmatvec>0]);
# yrange[1]=1; # set the minimum value to 1
for(i in 1:length(targetmat)){
  vali=targetmat[[i]]+1;
  if(i==1){
    plot(1:length(vali),vali,type='b',las=1,pch=20,main=paste('sgRNAs in',targetgene),ylab='Read counts',xlab='Samples',xlim=c(0.7,length(vali)+0.3),ylim = yrange,col=colors[(i %% length(colors))],xaxt='n',log='y')
    axis(1,at=1:length(vali),labels=(collabel),las=2)
    # lines(0:100,rep(1,101),col='black');
  }else{
    lines(1:length(vali),vali,type='b',pch=20,col=colors[(i %% length(colors))])
  }
}




# parameters
# Do not modify the variables beginning with "__"
targetmat=list(c(709.4833130740375,725.6254408972685,666.9022138902379,848.3950606690802,876.2020551141126,921.0220136563648),c(543.8374200075252,513.8592333878305,558.359478198425,613.1873685526253,663.7230567489403,768.0317349107703),c(163.6501594151085,155.562853857644,176.01524706780472,507.02358534052905,460.00607893490906,512.363416738602),c(400.14459710645434,356.2891168997653,406.79079322337094,1228.2051471606317,1133.5864088038832,1274.234469283778),c(408.12753171206936,434.57235948619257,485.9976544038831,1045.1641416225345,997.7750902611956,1029.8607354485328),c(913.0481455172212,891.2246079070185,892.788447627254,2859.100506505077,3189.3754806153697,3162.483614338466))
targetgene="Ifngr1"
collabel=c("NoCAR_T_rep1","NoCAR_T_rep2","NoCAR_T_rep3","amCD19_1to10rep1","amCD19_1to10rep2","amCD19_1to10rep3")

# set up color using RColorBrewer
#library(RColorBrewer)
#colors <- brewer.pal(length(targetgenelist), "Set1")

colors=c( "#E41A1C", "#377EB8", "#4DAF4A", "#984EA3", "#FF7F00",  "#A65628", "#F781BF",
          "#999999", "#66C2A5", "#FC8D62", "#8DA0CB", "#E78AC3", "#A6D854", "#FFD92F", "#E5C494", "#B3B3B3", 
          "#8DD3C7", "#FFFFB3", "#BEBADA", "#FB8072", "#80B1D3", "#FDB462", "#B3DE69", "#FCCDE5",
          "#D9D9D9", "#BC80BD", "#CCEBC5", "#FFED6F")


## code

targetmatvec=unlist(targetmat)+1
yrange=range(targetmatvec[targetmatvec>0]);
# yrange[1]=1; # set the minimum value to 1
for(i in 1:length(targetmat)){
  vali=targetmat[[i]]+1;
  if(i==1){
    plot(1:length(vali),vali,type='b',las=1,pch=20,main=paste('sgRNAs in',targetgene),ylab='Read counts',xlab='Samples',xlim=c(0.7,length(vali)+0.3),ylim = yrange,col=colors[(i %% length(colors))],xaxt='n',log='y')
    axis(1,at=1:length(vali),labels=(collabel),las=2)
    # lines(0:100,rep(1,101),col='black');
  }else{
    lines(1:length(vali),vali,type='b',pch=20,col=colors[(i %% length(colors))])
  }
}




# parameters
# Do not modify the variables beginning with "__"
targetmat=list(c(1008.8433607846018,1065.8564567536641,970.039583840346,1221.7987119667982,1221.2066143152942,1279.3683712551067),c(404.13606440926185,428.55057159492895,472.3075796319427,570.1727322511725,566.2455781174953,547.2739501436371),c(1386.037020899913,1426.1600989142717,1427.6792262166384,2565.319692616431,2432.555955510555,2457.085483477905),c(501.9270133280462,549.9899607354123,505.55490407808355,646.1347495494829,658.246793904477,639.6841856275533),c(1152.5361836856728,1166.2195882747246,1130.4090311687903,1612.5912587906357,1527.8773336052336,1578.1614659864356),c(945.9777507653833,895.2391331678609,995.4640084168068,1443.2783286678957,1430.3998549737887,1529.902787455946))
targetgene="Nprl2"
collabel=c("NoCAR_T_rep1","NoCAR_T_rep2","NoCAR_T_rep3","amCD19_1to10rep1","amCD19_1to10rep2","amCD19_1to10rep3")

# set up color using RColorBrewer
#library(RColorBrewer)
#colors <- brewer.pal(length(targetgenelist), "Set1")

colors=c( "#E41A1C", "#377EB8", "#4DAF4A", "#984EA3", "#FF7F00",  "#A65628", "#F781BF",
          "#999999", "#66C2A5", "#FC8D62", "#8DA0CB", "#E78AC3", "#A6D854", "#FFD92F", "#E5C494", "#B3B3B3", 
          "#8DD3C7", "#FFFFB3", "#BEBADA", "#FB8072", "#80B1D3", "#FDB462", "#B3DE69", "#FCCDE5",
          "#D9D9D9", "#BC80BD", "#CCEBC5", "#FFED6F")


## code

targetmatvec=unlist(targetmat)+1
yrange=range(targetmatvec[targetmatvec>0]);
# yrange[1]=1; # set the minimum value to 1
for(i in 1:length(targetmat)){
  vali=targetmat[[i]]+1;
  if(i==1){
    plot(1:length(vali),vali,type='b',las=1,pch=20,main=paste('sgRNAs in',targetgene),ylab='Read counts',xlab='Samples',xlim=c(0.7,length(vali)+0.3),ylim = yrange,col=colors[(i %% length(colors))],xaxt='n',log='y')
    axis(1,at=1:length(vali),labels=(collabel),las=2)
    # lines(0:100,rep(1,101),col='black');
  }else{
    lines(1:length(vali),vali,type='b',pch=20,col=colors[(i %% length(colors))])
  }
}




# parameters
# Do not modify the variables beginning with "__"
targetmat=list(c(1021.8156295187263,905.275446319967,942.6594342964653,1141.2606695300356,1100.728831737104,1138.699457240701),c(436.0678028317221,387.4016876712941,398.9678933536907,684.5733607124832,674.6755824378666,659.1930131186023),c(351.24912264706217,298.0785006175501,296.29233256413795,574.748757389625,536.6737587573939,596.5594090683924),c(581.7563593841967,602.1787891263639,482.08620446904297,1107.3980835054876,973.6795337455576,1076.065853190491),c(333.2875197844283,341.2346471716062,336.384694396249,431.9767730699092,348.29031690785973,394.2836713980425),c(391.1637956751374,417.5106271276123,387.2335435491704,781.5850936476747,738.2002314336398,695.1303269179031))
targetgene="Cnot8"
collabel=c("NoCAR_T_rep1","NoCAR_T_rep2","NoCAR_T_rep3","amCD19_1to10rep1","amCD19_1to10rep2","amCD19_1to10rep3")

# set up color using RColorBrewer
#library(RColorBrewer)
#colors <- brewer.pal(length(targetgenelist), "Set1")

colors=c( "#E41A1C", "#377EB8", "#4DAF4A", "#984EA3", "#FF7F00",  "#A65628", "#F781BF",
          "#999999", "#66C2A5", "#FC8D62", "#8DA0CB", "#E78AC3", "#A6D854", "#FFD92F", "#E5C494", "#B3B3B3", 
          "#8DD3C7", "#FFFFB3", "#BEBADA", "#FB8072", "#80B1D3", "#FDB462", "#B3DE69", "#FCCDE5",
          "#D9D9D9", "#BC80BD", "#CCEBC5", "#FFED6F")


## code

targetmatvec=unlist(targetmat)+1
yrange=range(targetmatvec[targetmatvec>0]);
# yrange[1]=1; # set the minimum value to 1
for(i in 1:length(targetmat)){
  vali=targetmat[[i]]+1;
  if(i==1){
    plot(1:length(vali),vali,type='b',las=1,pch=20,main=paste('sgRNAs in',targetgene),ylab='Read counts',xlab='Samples',xlim=c(0.7,length(vali)+0.3),ylim = yrange,col=colors[(i %% length(colors))],xaxt='n',log='y')
    axis(1,at=1:length(vali),labels=(collabel),las=2)
    # lines(0:100,rep(1,101),col='black');
  }else{
    lines(1:length(vali),vali,type='b',pch=20,col=colors[(i %% length(colors))])
  }
}



dev.off()
Sweave("cd19_1to10_v_NOCAR_T_summary.Rnw");
library(tools);

texi2dvi("cd19_1to10_v_NOCAR_T_summary.tex",pdf=TRUE);
